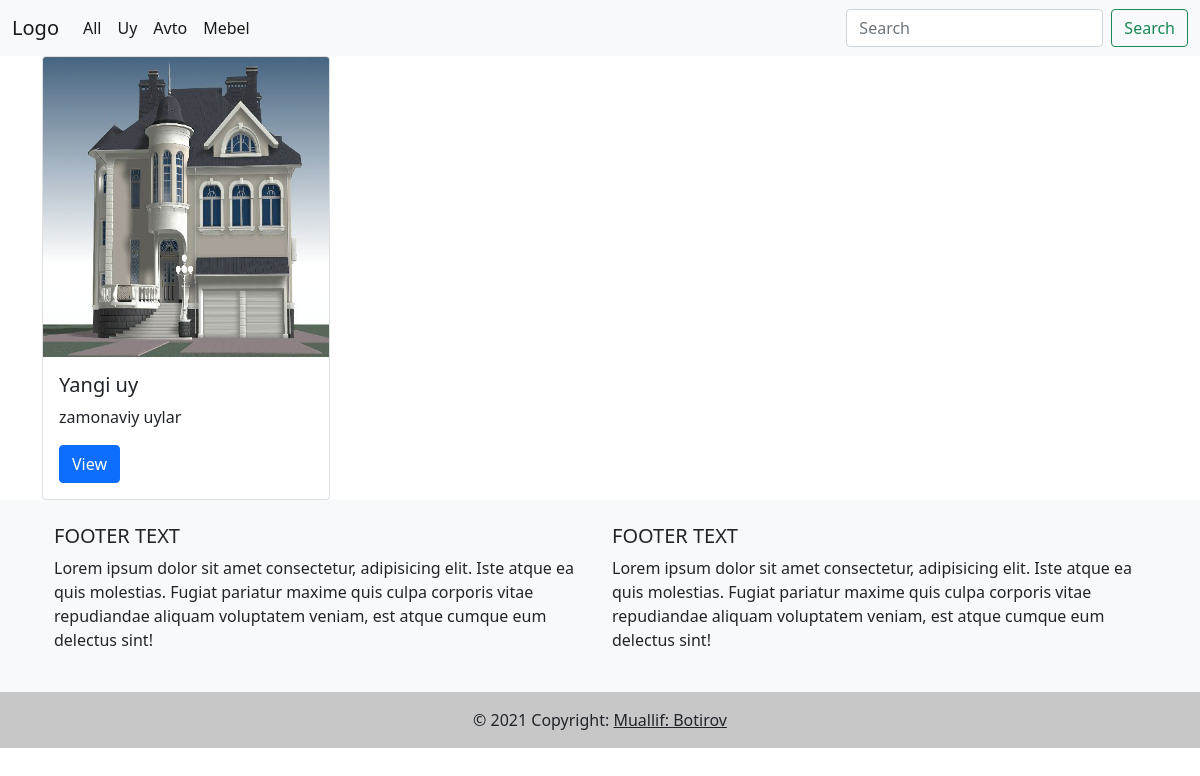
Page /category/1 on the committed database.
### main/models.py (models this page shows, shortened)
class Catigory(models.Model):
    name=models.CharField(max_length=100)
    class Meta:
        verbose_name = "Catigory"
        verbose_name_plural = "Catigorys"

class Blog(models.Model):
    title         = models.CharField(max_length=250)
    post_image    = models.ImageField(upload_to='blog_rasm')
    description   = models.TextField(max_length=250)
    categories    = models.ForeignKey(Catigory, on_delete=models.CASCADE,null=True)
    class Meta:
        verbose_name = ("Blog")
        verbose_name_plural = ("Blogs")

### main/views.py (the view)
# urls.py: path('category/<int:id>',views.category,name="category"),
def category(request,id):
    category = get_object_or_404(Catigory, pk=id)
    blogs = Blog.objects.filter( categories=category )
    categories = Catigory.objects.all()
    return render(request,"index.html", {
        "Blog":blogs,
        "categories":categories
    })

### templates/index.html (shortened to what this page needs)
{% extends 'base.html' %}
{% block content %}
	<div class="container">
		<div class="row">
			{%for i in Blog%}
			<div class="col-md-3">
				<div class="card" style="width: 18rem;">
					<img src="{{i.post_image.url}}" height="300px" width="220px" class="card-img-top" alt="...">
					<div class="card-body">
						<h5 class="card-title">{{i.title}}</h5>
						<p class="card-text">{{i.description}}</p>
						<a href="{% url 'detail' i.id %}" class="btn btn-primary">View</a>
					</div>
				</div>
			</div>
			{%endfor%}
		</div>
	</div>
{% endblock content %}

### templates/base.html (shortened to what this page needs)
<!DOCTYPE html>
<html lang="en">
	<head>
		<link
			href="https://cdn.jsdelivr.net/npm/bootstrap@5.0.1/dist/css/bootstrap.min.css"
			rel="stylesheet"
>
	</head>
	<body>
		<nav class="navbar navbar-expand-lg navbar-light bg-light">
			<div class="container-fluid">
				<a class="navbar-brand" href="{% url 'index' %}">Logo</a>
				<div class="collapse navbar-collapse" id="navbarSupportedContent">
					<ul class="navbar-nav me-auto mb-2 mb-lg-0">
						<li class="nav-item">
							<a class="nav-link active" aria-current="page" href="{% url 'index' %}">All</a>
						</li>
						{% for i in categories  %}
						<li class="nav-item">
							<a class="nav-link active" aria-current="page" href="{% url 'category' i.id %}">{{i.name}}</a>
						</li>
						{% endfor %}
					</ul>
					<form class="d-flex" method="GET" action="{% url 'search_view' %}">
						<input class="form-control me-2" name="query" type="search" placeholder="Search"
							aria-label="Search">
						<button class="btn btn-outline-success" type="submit">Search</button>
					</form>
				</div>
			</div>
		</nav>
        {%block content%}
        {%endblock%}
        <footer class="bg-light text-center text-lg-start">
            <div class="container p-4">
              <div class="row">
                <div class="col-lg-6 col-md-12 mb-4 mb-md-0">
                  <h5 class="text-uppercase">Footer text</h5>
                  <p>
                    Lorem ipsum dolor sit amet consectetur, adipisicing elit. Iste atque ea quis
                    molestias. Fugiat pariatur maxime quis culpa corporis vitae repudiandae
                    aliquam voluptatem veniam, est atque cumque eum delectus sint!
                  </p>
                </div>
                <div class="col-lg-6 col-md-12 mb-4 mb-md-0">
                  <h5 class="text-uppercase">Footer text</h5>
                  <p>
                    Lorem ipsum dolor sit amet consectetur, adipisicing elit. Iste atque ea quis
                    molestias. Fugiat pariatur maxime quis culpa corporis vitae repudiandae
                    aliquam voluptatem veniam, est atque cumque eum delectus sint!
                  </p>
                </div>
              </div>
            </div>
            <div class="text-center p-3" style="background-color: rgba(0, 0, 0, 0.2);">
              © 2021 Copyright:
              <a class="text-dark" href="https://t.me/INTILLEGENT">Muallif: Botirov</a>
            </div>
          </footer>
    </body>
</html>

### rows in the picture
Catigory: name "Uy"
Catigory: name "Avto"
Catigory: name "Mebel"
Blog: post_image (picture), title "Yangi uy", description "zamonaviy uylar"
